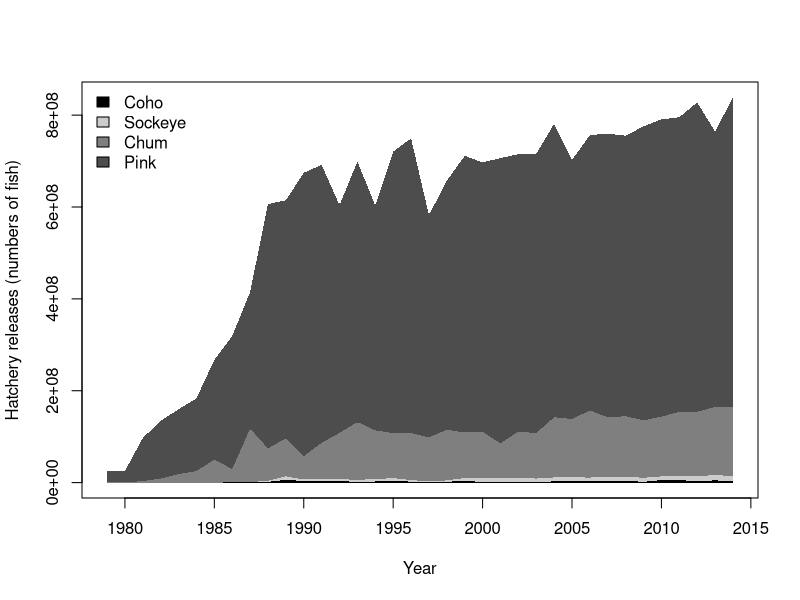

Write the R code that produced this figure.


releases = read.csv("data/salmon data/raw_data/PWS hatchery releases all species.csv")

# only show 1987 - 2014, since that's the complete data
# don't show chinook - incomplete
releases = releases[which(releases$Year%in%seq(1976,2014)),]
releases = releases[,c("COHO","SOCKEYE","PINK","CHUM")]
for(i in 1:dim(releases)[2]) {
	releases[is.na(releases[,i])==TRUE,i] =0
}

library(fields)

pdf("Figure S1 Hatchery Release trends since 1979.pdf")

Yrs = seq(1979,2014)
N = length(Yrs)
# Plot polygon of coho 
plot(0,0,col="white",xlab="Year", ylab = "Hatchery releases (numbers of fish)", xlim= range(Yrs), ylim=c(0, max(apply(releases,1,sum))))
polygon(c(Yrs,rev(Yrs)), c(rep(0, N), rev(releases$COHO)), border=NA, col = "black")
# plot sockeye
polygon(c(Yrs,rev(Yrs)), c(releases$COHO, rev(releases$COHO+releases$SOCKEYE)), border=NA, col = "grey80")
# plot chum
polygon(c(Yrs,rev(Yrs)), c(releases$COHO+releases$SOCKEYE, rev(releases$COHO+releases$SOCKEYE+releases$CHUM)), border=NA, col = "grey50")
# plot pink
polygon(c(Yrs,rev(Yrs)), c(releases$COHO+releases$SOCKEYE+releases$CHUM, rev(releases$COHO+releases$SOCKEYE+releases$PINK+releases$CHUM)), border=NA, col = "grey30")

legend('topleft', bty="n", fill = c("black","grey80","grey50","grey30"), c("Coho","Sockeye","Chum","Pink"))
dev.off()
